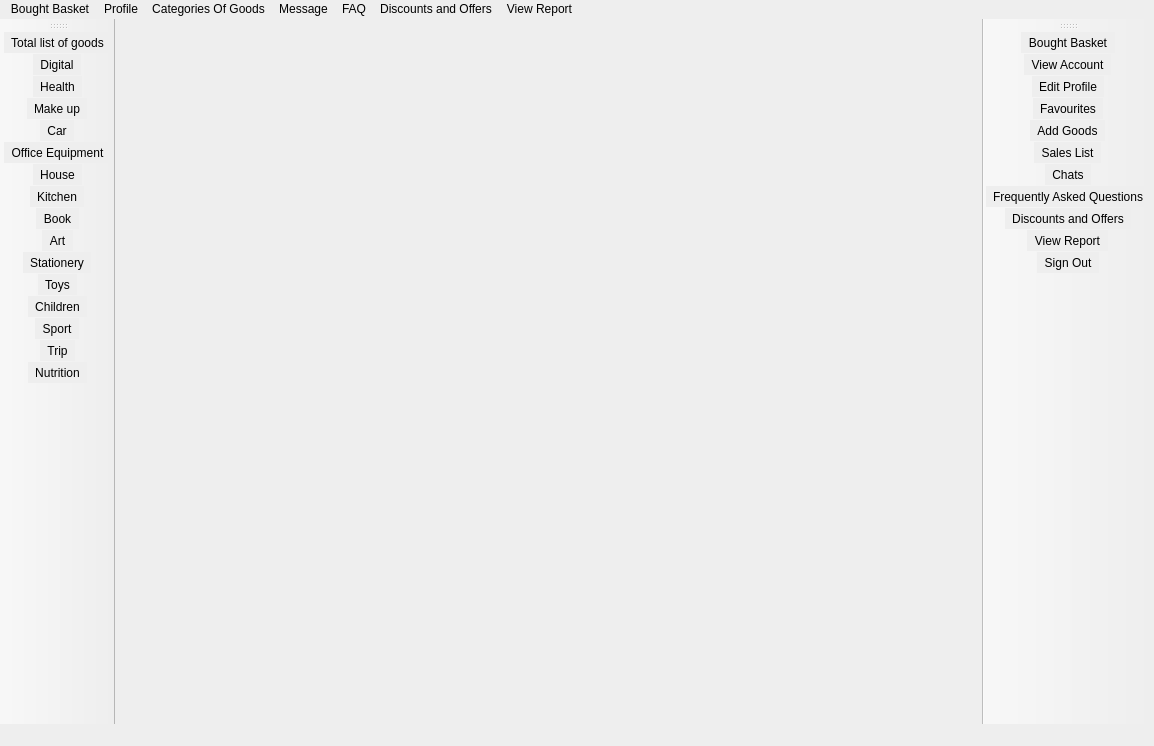
<?xml version="1.0" encoding="UTF-8"?>
<ui version="4.0">
 <class>personal_page2</class>
 <widget class="QMainWindow" name="personal_page2">
  <property name="geometry">
   <rect>
    <x>0</x>
    <y>0</y>
    <width>1154</width>
    <height>746</height>
   </rect>
  </property>
  <property name="sizePolicy">
   <sizepolicy hsizetype="Fixed" vsizetype="Fixed">
    <horstretch>0</horstretch>
    <verstretch>0</verstretch>
   </sizepolicy>
  </property>
  <property name="minimumSize">
   <size>
    <width>1154</width>
    <height>746</height>
   </size>
  </property>
  <property name="maximumSize">
   <size>
    <width>1154</width>
    <height>746</height>
   </size>
  </property>
  <property name="windowTitle">
   <string>Personal Page-&gt;Dealer</string>
  </property>
  <property name="windowIcon">
   <iconset resource="files.qrc">
    <normaloff>:/icon/images/icons8-shopping-bag-96.png</normaloff>:/icon/images/icons8-shopping-bag-96.png</iconset>
  </property>
  <property name="styleSheet">
   <string notr="true">background-color: rgb(238, 238, 238);
background-image: url(:/icon/images/back7.PNG);</string>
  </property>
  <property name="animated">
   <bool>true</bool>
  </property>
  <widget class="QWidget" name="centralwidget"/>
  <widget class="QMenuBar" name="menubar">
   <property name="geometry">
    <rect>
     <x>0</x>
     <y>0</y>
     <width>1154</width>
     <height>25</height>
    </rect>
   </property>
   <widget class="QMenu" name="menuBought_Basket">
    <property name="title">
     <string>Bought Basket</string>
    </property>
    <addaction name="actionBought_Basket"/>
   </widget>
   <widget class="QMenu" name="menuProfile">
    <property name="title">
     <string>Profile</string>
    </property>
    <addaction name="separator"/>
    <addaction name="actionView_Account"/>
    <addaction name="separator"/>
    <addaction name="actionEdit_Profile"/>
    <addaction name="separator"/>
    <addaction name="separator"/>
    <addaction name="separator"/>
    <addaction name="separator"/>
    <addaction name="separator"/>
    <addaction name="actionFavourites"/>
    <addaction name="separator"/>
    <addaction name="actionSign_Out_2"/>
    <addaction name="separator"/>
    <addaction name="actionAdd_Goods"/>
    <addaction name="separator"/>
    <addaction name="actionSales_List"/>
   </widget>
   <widget class="QMenu" name="menuCategories_Of_Goods">
    <property name="title">
     <string>Categories Of Goods</string>
    </property>
    <widget class="QMenu" name="menuHealth_Make_up">
     <property name="title">
      <string>Health , Make up</string>
     </property>
     <addaction name="separator"/>
     <addaction name="actionHealth"/>
     <addaction name="separator"/>
     <addaction name="actionMake_up"/>
    </widget>
    <widget class="QMenu" name="menuCar_Office_Equipment">
     <property name="title">
      <string>Car , Office Equipment</string>
     </property>
     <addaction name="separator"/>
     <addaction name="actionCar"/>
     <addaction name="separator"/>
     <addaction name="actionOffice_Equipment"/>
    </widget>
    <widget class="QMenu" name="menuHouse_Kitchen">
     <property name="title">
      <string>House , Kitchen</string>
     </property>
     <addaction name="separator"/>
     <addaction name="actionHouse"/>
     <addaction name="separator"/>
     <addaction name="actionKitchen"/>
    </widget>
    <widget class="QMenu" name="menuBook_Art_Stationary">
     <property name="title">
      <string>Book , Art , Stationery</string>
     </property>
     <addaction name="separator"/>
     <addaction name="actionBook"/>
     <addaction name="separator"/>
     <addaction name="actionArt"/>
     <addaction name="separator"/>
     <addaction name="actionStationary"/>
    </widget>
    <widget class="QMenu" name="menuToys_Children">
     <property name="title">
      <string>Toys , Children</string>
     </property>
     <addaction name="separator"/>
     <addaction name="actionToys"/>
     <addaction name="separator"/>
     <addaction name="actionChildren"/>
    </widget>
    <widget class="QMenu" name="menuSport_Trip">
     <property name="title">
      <string>Sport , Trip</string>
     </property>
     <addaction name="separator"/>
     <addaction name="actionSport"/>
     <addaction name="separator"/>
     <addaction name="actionTrip"/>
    </widget>
    <addaction name="separator"/>
    <addaction name="actionDigital"/>
    <addaction name="separator"/>
    <addaction name="menuHealth_Make_up"/>
    <addaction name="separator"/>
    <addaction name="menuCar_Office_Equipment"/>
    <addaction name="separator"/>
    <addaction name="actionClothes"/>
    <addaction name="separator"/>
    <addaction name="menuHouse_Kitchen"/>
    <addaction name="separator"/>
    <addaction name="menuBook_Art_Stationary"/>
    <addaction name="separator"/>
    <addaction name="menuToys_Children"/>
    <addaction name="separator"/>
    <addaction name="menuSport_Trip"/>
    <addaction name="separator"/>
    <addaction name="actionNutrition"/>
    <addaction name="separator"/>
    <addaction name="actionTotal_list_of_goods"/>
   </widget>
   <widget class="QMenu" name="menucommon_questions">
    <property name="title">
     <string>FAQ</string>
    </property>
    <addaction name="actionCommon_Questions"/>
   </widget>
   <widget class="QMenu" name="menuDiscounts_Offers">
    <property name="title">
     <string>Discounts and Offers</string>
    </property>
    <addaction name="actionDiscounts_and_Offers"/>
   </widget>
   <widget class="QMenu" name="menuMessage">
    <property name="title">
     <string>Message</string>
    </property>
    <addaction name="actionChats"/>
   </widget>
   <widget class="QMenu" name="menuView_Report">
    <property name="title">
     <string>View Report</string>
    </property>
    <addaction name="actionView_Report"/>
   </widget>
   <addaction name="menuBought_Basket"/>
   <addaction name="menuProfile"/>
   <addaction name="menuCategories_Of_Goods"/>
   <addaction name="menuMessage"/>
   <addaction name="menucommon_questions"/>
   <addaction name="menuDiscounts_Offers"/>
   <addaction name="menuView_Report"/>
  </widget>
  <widget class="QStatusBar" name="statusbar"/>
  <widget class="QToolBar" name="toolBar">
   <property name="windowTitle">
    <string>toolBar</string>
   </property>
   <attribute name="toolBarArea">
    <enum>RightToolBarArea</enum>
   </attribute>
   <attribute name="toolBarBreak">
    <bool>false</bool>
   </attribute>
   <addaction name="actionBought_Basket"/>
   <addaction name="actionView_Account"/>
   <addaction name="actionEdit_Profile"/>
   <addaction name="actionFavourites"/>
   <addaction name="actionAdd_Goods"/>
   <addaction name="actionSales_List"/>
   <addaction name="actionChats"/>
   <addaction name="actionCommon_Questions"/>
   <addaction name="actionDiscounts_and_Offers"/>
   <addaction name="actionView_Report"/>
   <addaction name="actionSign_Out_2"/>
  </widget>
  <widget class="QToolBar" name="toolBar_2">
   <property name="windowTitle">
    <string>toolBar_2</string>
   </property>
   <attribute name="toolBarArea">
    <enum>LeftToolBarArea</enum>
   </attribute>
   <attribute name="toolBarBreak">
    <bool>false</bool>
   </attribute>
   <addaction name="actionTotal_list_of_goods"/>
   <addaction name="actionDigital"/>
   <addaction name="actionHealth"/>
   <addaction name="actionMake_up"/>
   <addaction name="actionCar"/>
   <addaction name="actionOffice_Equipment"/>
   <addaction name="actionHouse"/>
   <addaction name="actionKitchen"/>
   <addaction name="actionBook"/>
   <addaction name="actionArt"/>
   <addaction name="actionStationary"/>
   <addaction name="actionToys"/>
   <addaction name="actionChildren"/>
   <addaction name="actionSport"/>
   <addaction name="actionTrip"/>
   <addaction name="actionNutrition"/>
  </widget>
  <action name="actionView_Account">
   <property name="icon">
    <iconset resource="files.qrc">
     <normaloff>:/icon/images/001_54.ico</normaloff>:/icon/images/001_54.ico</iconset>
   </property>
   <property name="text">
    <string>View Account</string>
   </property>
  </action>
  <action name="actionEdit_Profile">
   <property name="icon">
    <iconset resource="files.qrc">
     <normaloff>:/icon/images/001_45.ico</normaloff>:/icon/images/001_45.ico</iconset>
   </property>
   <property name="text">
    <string>Edit Profile</string>
   </property>
  </action>
  <action name="actionBought_Basket">
   <property name="icon">
    <iconset resource="files.qrc">
     <normaloff>:/icon/images/001_48.ico</normaloff>:/icon/images/001_48.ico</iconset>
   </property>
   <property name="text">
    <string>Bought Basket</string>
   </property>
   <property name="iconText">
    <string>Bought Basket</string>
   </property>
  </action>
  <action name="actionFavourites">
   <property name="icon">
    <iconset resource="files.qrc">
     <normaloff>:/icon/images/001_14.ico</normaloff>:/icon/images/001_14.ico</iconset>
   </property>
   <property name="text">
    <string>Favourites</string>
   </property>
  </action>
  <action name="actionSign_Out_2">
   <property name="icon">
    <iconset resource="files.qrc">
     <normaloff>:/icon/images/001_60.gif</normaloff>:/icon/images/001_60.gif</iconset>
   </property>
   <property name="text">
    <string>Sign Out</string>
   </property>
  </action>
  <action name="actionDigital">
   <property name="icon">
    <iconset resource="files.qrc">
     <normaloff>:/icon/images/icons8-laptop-96.png</normaloff>:/icon/images/icons8-laptop-96.png</iconset>
   </property>
   <property name="text">
    <string>Digital</string>
   </property>
  </action>
  <action name="actionClothes">
   <property name="icon">
    <iconset resource="files.qrc">
     <normaloff>:/icon/images/icons8-womens-t-shirt-200.png</normaloff>:/icon/images/icons8-womens-t-shirt-200.png</iconset>
   </property>
   <property name="text">
    <string>Clothes</string>
   </property>
  </action>
  <action name="actionNutrition">
   <property name="icon">
    <iconset resource="files.qrc">
     <normaloff>:/icon/images/icons8-vegetarian-food-96.png</normaloff>:/icon/images/icons8-vegetarian-food-96.png</iconset>
   </property>
   <property name="text">
    <string>Nutrition</string>
   </property>
  </action>
  <action name="actionHealth">
   <property name="icon">
    <iconset resource="files.qrc">
     <normaloff>:/icon/images/icons8-healthy-eating-200-1.png</normaloff>:/icon/images/icons8-healthy-eating-200-1.png</iconset>
   </property>
   <property name="text">
    <string>Health</string>
   </property>
  </action>
  <action name="actionMake_up">
   <property name="icon">
    <iconset resource="files.qrc">
     <normaloff>:/icon/images/icons8-cosmetic-brush-96.png</normaloff>:/icon/images/icons8-cosmetic-brush-96.png</iconset>
   </property>
   <property name="text">
    <string>Make up</string>
   </property>
  </action>
  <action name="actionCar">
   <property name="icon">
    <iconset resource="files.qrc">
     <normaloff>:/icon/images/icons8-car-96.png</normaloff>:/icon/images/icons8-car-96.png</iconset>
   </property>
   <property name="text">
    <string>Car</string>
   </property>
  </action>
  <action name="actionOffice_Equipment">
   <property name="icon">
    <iconset resource="files.qrc">
     <normaloff>:/icon/images/icons8-printer-maintenance-96.png</normaloff>:/icon/images/icons8-printer-maintenance-96.png</iconset>
   </property>
   <property name="text">
    <string>Office Equipment</string>
   </property>
  </action>
  <action name="actionHouse">
   <property name="icon">
    <iconset resource="files.qrc">
     <normaloff>:/icon/images/icons8-house-96.png</normaloff>:/icon/images/icons8-house-96.png</iconset>
   </property>
   <property name="text">
    <string>House</string>
   </property>
  </action>
  <action name="actionKitchen">
   <property name="icon">
    <iconset resource="files.qrc">
     <normaloff>:/icon/images/icons8-ingredients-96.png</normaloff>:/icon/images/icons8-ingredients-96.png</iconset>
   </property>
   <property name="text">
    <string>Kitchen</string>
   </property>
  </action>
  <action name="actionBook">
   <property name="icon">
    <iconset resource="files.qrc">
     <normaloff>:/icon/images/icons8-orange-book-96.png</normaloff>:/icon/images/icons8-orange-book-96.png</iconset>
   </property>
   <property name="text">
    <string>Book</string>
   </property>
  </action>
  <action name="actionArt">
   <property name="icon">
    <iconset resource="files.qrc">
     <normaloff>:/icon/images/icons8-art-prices-96-1.png</normaloff>:/icon/images/icons8-art-prices-96-1.png</iconset>
   </property>
   <property name="text">
    <string>Art</string>
   </property>
  </action>
  <action name="actionStationary">
   <property name="icon">
    <iconset resource="files.qrc">
     <normaloff>:/icon/images/icons8-stationery-96.png</normaloff>:/icon/images/icons8-stationery-96.png</iconset>
   </property>
   <property name="text">
    <string>Stationery</string>
   </property>
  </action>
  <action name="actionToys">
   <property name="icon">
    <iconset resource="files.qrc">
     <normaloff>:/icon/images/icons8-rocking-horse-96.png</normaloff>:/icon/images/icons8-rocking-horse-96.png</iconset>
   </property>
   <property name="text">
    <string>Toys</string>
   </property>
  </action>
  <action name="actionChildren">
   <property name="icon">
    <iconset resource="files.qrc">
     <normaloff>:/icon/images/icons8-children-96.png</normaloff>:/icon/images/icons8-children-96.png</iconset>
   </property>
   <property name="text">
    <string>Children</string>
   </property>
  </action>
  <action name="actionSport">
   <property name="icon">
    <iconset resource="files.qrc">
     <normaloff>:/icon/images/icons8-tennis-racquet-80.png</normaloff>:/icon/images/icons8-tennis-racquet-80.png</iconset>
   </property>
   <property name="text">
    <string>Sport</string>
   </property>
  </action>
  <action name="actionTrip">
   <property name="icon">
    <iconset resource="files.qrc">
     <normaloff>:/icon/images/icons8-around-the-globe-100.png</normaloff>:/icon/images/icons8-around-the-globe-100.png</iconset>
   </property>
   <property name="text">
    <string>Trip</string>
   </property>
  </action>
  <action name="actionCommon_Questions">
   <property name="icon">
    <iconset resource="files.qrc">
     <normaloff>:/icon/images/Aide.png</normaloff>:/icon/images/Aide.png</iconset>
   </property>
   <property name="text">
    <string>Frequently Asked Questions</string>
   </property>
  </action>
  <action name="actionDiscounts_and_Offers">
   <property name="icon">
    <iconset resource="files.qrc">
     <normaloff>:/icon/images/Leopard Icon (109).png</normaloff>:/icon/images/Leopard Icon (109).png</iconset>
   </property>
   <property name="text">
    <string>Discounts and Offers</string>
   </property>
  </action>
  <action name="actionTotal_list_of_goods">
   <property name="icon">
    <iconset resource="files.qrc">
     <normaloff>:/icon/images/icons8-buying-96.png</normaloff>:/icon/images/icons8-buying-96.png</iconset>
   </property>
   <property name="text">
    <string>Total list of goods</string>
   </property>
  </action>
  <action name="actionAdd_Goods">
   <property name="icon">
    <iconset resource="files.qrc">
     <normaloff>:/icon/images/icons8-add-96.png</normaloff>:/icon/images/icons8-add-96.png</iconset>
   </property>
   <property name="text">
    <string>Add Goods</string>
   </property>
  </action>
  <action name="actionSales_List">
   <property name="icon">
    <iconset resource="files.qrc">
     <normaloff>:/icon/images/icons8-total-sales-200.png</normaloff>:/icon/images/icons8-total-sales-200.png</iconset>
   </property>
   <property name="text">
    <string>Sales List</string>
   </property>
  </action>
  <action name="actionChats">
   <property name="icon">
    <iconset resource="files.qrc">
     <normaloff>:/icon/images/chat3.png</normaloff>:/icon/images/chat3.png</iconset>
   </property>
   <property name="text">
    <string>Chats</string>
   </property>
  </action>
  <action name="actionView_Report">
   <property name="icon">
    <iconset resource="files.qrc">
     <normaloff>:/icon/images/icons8-error-64.png</normaloff>:/icon/images/icons8-error-64.png</iconset>
   </property>
   <property name="text">
    <string>View Report</string>
   </property>
  </action>
 </widget>
 <resources>
  <include location="files.qrc"/>
 </resources>
 <connections/>
</ui>
